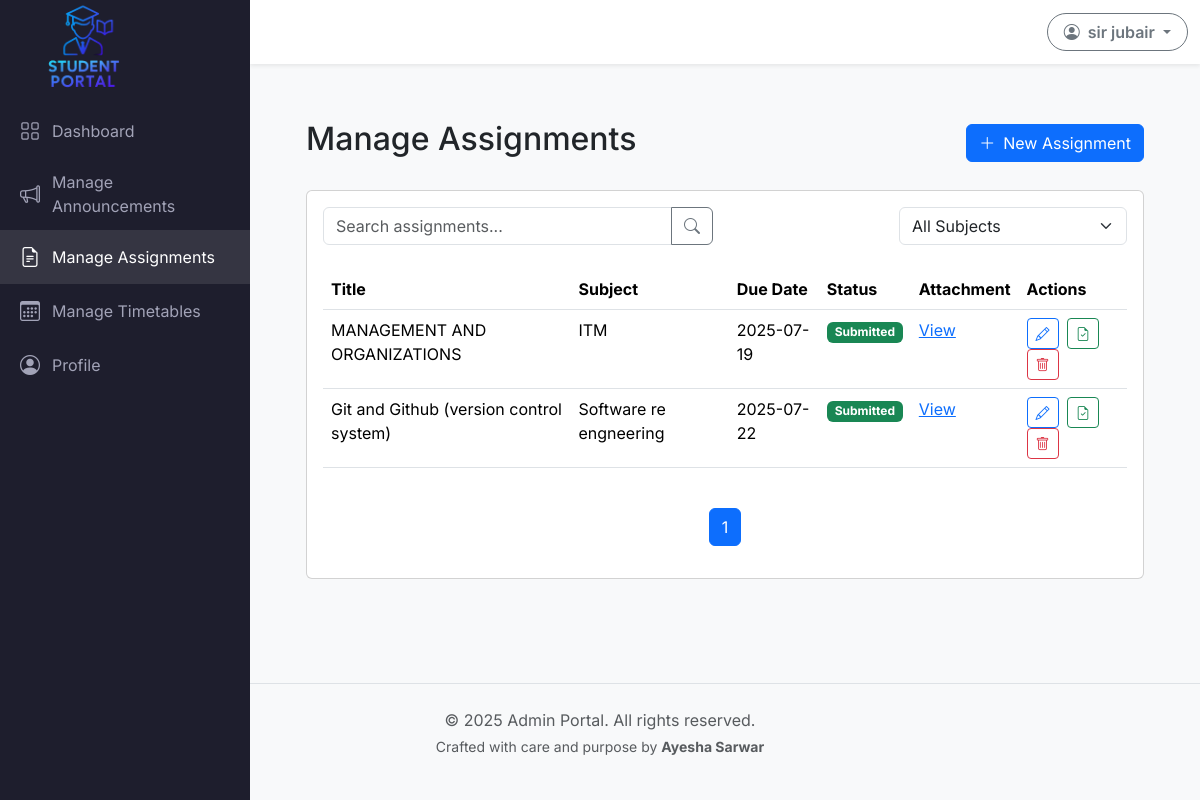
The page /admin/manage_assignments.php (signed in) on the database its author committed.
### tables this page shows
CREATE TABLE `assignments` (
  `id` int(11) NOT NULL,
  `title` varchar(255) NOT NULL,
  `subject` varchar(100) NOT NULL,
  `due_date` date NOT NULL,
  `instructions` text NOT NULL,
  `attachment` varchar(255) DEFAULT NULL,
  `allow_late` tinyint(1) DEFAULT 0,
  `created_at` timestamp NULL DEFAULT current_timestamp()
);

### admin/manage_assignments.php (the view, shortened to what this page needs)
<?php
require_once '../admin_includes/header.php';
require_once '../admin_includes/sidebar.php';
require_once '../admin_includes/navbar.php';
$conn = $GLOBALS['conn'];
$perPage = 5;
$page = isset($_GET['page']) ? max(1, intval($_GET['page'])) : 1;
$offset = ($page - 1) * $perPage;
$totalResult = mysqli_query($conn, "SELECT COUNT(*) as cnt FROM assignments");
$totalRow = mysqli_fetch_assoc($totalResult);
$totalAssignments = $totalRow['cnt'];
$totalPages = ceil($totalAssignments / $perPage);
$subjectFilter = isset($_GET['subject']) && $_GET['subject'] !== 'all' ? $_GET['subject'] : null;
$query = "SELECT * FROM assignments";
$query .= " ORDER BY created_at DESC LIMIT $perPage OFFSET $offset";
$assignments = mysqli_query($conn, $query);
$submissions = [];
$subRes = mysqli_query($conn, "SELECT assignment_id, COUNT(*) as cnt FROM submissions GROUP BY assignment_id");
while ($row = mysqli_fetch_assoc($subRes)) {
    $submissions[$row['assignment_id']] = $row['cnt'];
}
?>
<div class="main-content">
    <div class="container-fluid p-4">
        <div class="d-flex justify-content-between align-items-center mb-4">
            <h2>Manage Assignments</h2>
            <button class="btn btn-primary" data-bs-toggle="modal" data-bs-target="#addAssignmentModal">
                <i class="bi bi-plus-lg me-2"></i>New Assignment
            </button>
        </div>
        <div class="card">
            <div class="card-body">
                <div class="row mb-4">
                    <div class="col-md-6">
                        <div class="input-group">
                            <input type="text" class="form-control" placeholder="Search assignments...">
                            <button class="btn btn-outline-secondary" type="button">
                                <i class="bi bi-search"></i>
                            </button>
                        </div>
                    </div>
                    <div class="col-md-6 text-md-end mt-3 mt-md-0">
                        <select class="form-select w-auto d-inline-block" id="subjectFilter">
                            <option value="all">All Subjects</option>
                        </select>
                    </div>
                </div>
                <div class="table-responsive">
                    <table class="table table-hover">
                        <thead>
                            <tr>
                                <th>Title</th>
                                <th>Subject</th>
                                <th>Due Date</th>
                                <th>Status</th>
                                <th>Attachment</th>
                                <th>Actions</th>
                            </tr>
                        </thead>
                        <tbody>
                        <?php while ($row = mysqli_fetch_assoc($assignments)): ?>
                            <tr>
                                <td><?= htmlspecialchars($row['title']) ?></td>
                                <td><?= htmlspecialchars($row['subject']) ?></td>
                                <td><?= $row['due_date'] ?></td>
                                <td>
                                    <?php
                                    $aid = $row['id'];
                                    if (isset($submissions[$aid]) && $submissions[$aid] > 0) {
                                        echo '<span class="badge bg-success">Submitted</span>';
                                    } else {
                                        echo '<span class="badge bg-warning">Pending</span>';
                                    }
                                    ?>
                                </td>
                                <td>
                                    <?php if (!empty($row['attachment'])): ?>
                                        <a href="../assignments/uploads/<?= htmlspecialchars($row['attachment']) ?>" target="_blank">View</a>
                                    <?php else: ?>
                                        -
                                    <?php endif; ?>
                                </td>
                                <td>
                                    <button class="btn btn-sm btn-outline-primary me-1" title="Edit" onclick="openEditModal(<?= $row['id'] ?>, '<?= htmlspecialchars(addslashes($row['title'])) ?>', '<?= htmlspecialchars(addslashes($row['subject'])) ?>', '<?= $row['due_date'] ?>', '<?= htmlspecialchars(addslashes($row['instructions'])) ?>')">
                                        <i class="bi bi-pencil"></i>
                                    </button>
                                    <a href="view_submissions.php?assignment_id=<?= $row['id'] ?>" class="btn btn-sm btn-outline-success me-1" title="View Submissions">
                                        <i class="bi bi-file-earmark-check"></i>
                                    </a>
                                    <form method="POST" action="../controllers/assignment_controller.php" style="display:inline;" onsubmit="return confirm('Are you sure you want to delete this assignment?');">
                                        <button type="submit" class="btn btn-sm btn-outline-danger" title="Delete">
                                            <i class="bi bi-trash"></i>
                                        </button>
                                    </form>
                                </td>
                            </tr>
                        <?php endwhile; ?>
                        </tbody>
                    </table>
                </div>
                <nav class="mt-4">
                    <ul class="pagination justify-content-center">
                        <?php for ($i = 1; $i <= $totalPages; $i++): ?>
                            <li class="page-item <?= $i === $page ? 'active' : '' ?>">
                                <a class="page-link" href="?page=<?= $i ?><?= $subjectFilter ? '&subject=' . urlencode($subjectFilter) : '' ?>">
                                    <?= $i ?>
                                </a>
                            </li>
                        <?php endfor; ?>
                    </ul>
                </nav>
            </div>
        </div>
    </div>
</div>
<?php require_once '../admin_includes/footer.php'; ?>

### admin_includes/header.php (style rules this page uses)
body { font-family: 'Inter', sans-serif; background-color: #f8f9fa; }
.main-content { margin-left: 250px; padding: 2rem; }

### rows shown on the page
assignments: title "MANAGEMENT AND ORGANIZATIONS", subject "ITM", due_date "2025-07-19", shows "Submitted"
assignments: title "Git and Github (version control system)", subject "Software re engneering", due_date "2025-07-22", shows "Submitted"

### other values the page prints
$_SESSION['full_name'] "sir jubair"
